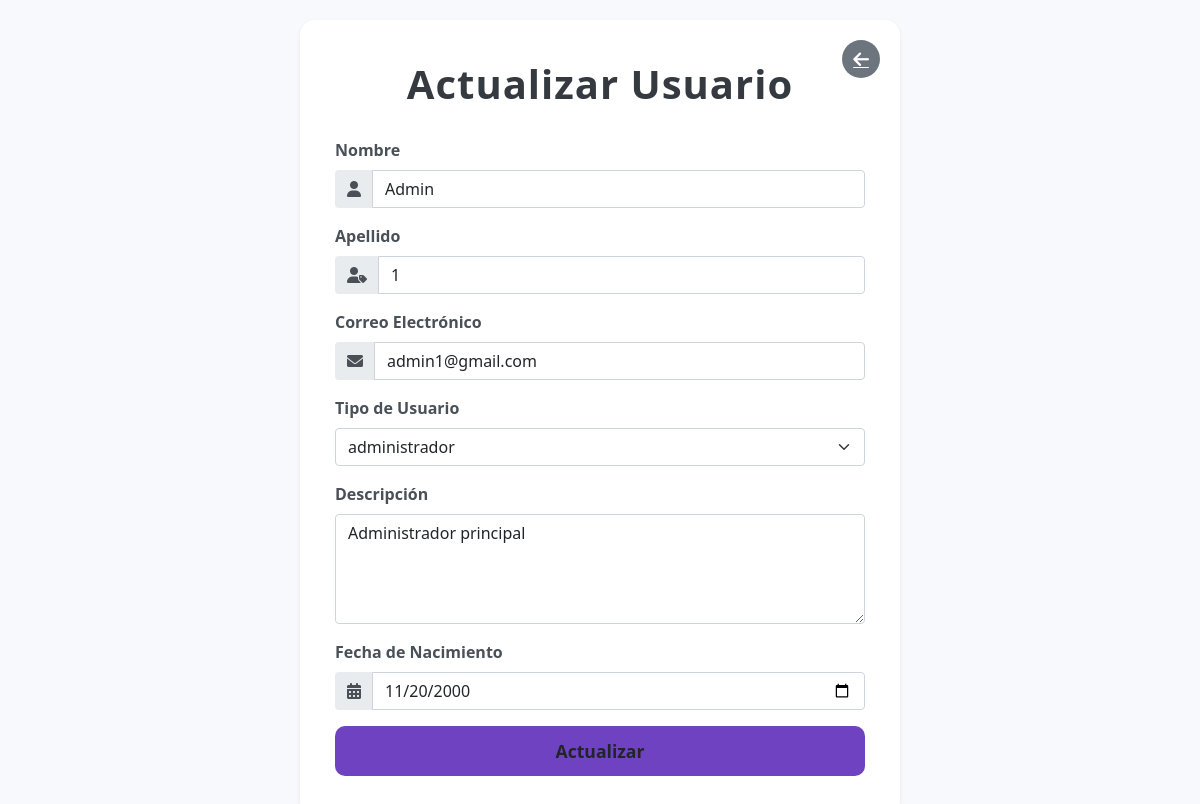
The app's page /CRUD/actualizar.php?id=6 (signed in) with its own data.
### tables this page shows
CREATE TABLE `usuarios` (
  `id` int(11) NOT NULL,
  `rol_id` int(11) NOT NULL,
  `correo` varchar(100) NOT NULL,
  `cedula` varchar(20) NOT NULL,
  `nombre` varchar(50) NOT NULL,
  `apellido` varchar(50) NOT NULL,
  `contrasena` varchar(255) NOT NULL,
  `fecha_registro` timestamp NOT NULL DEFAULT current_timestamp(),
  `imagen_perfil` varchar(255) DEFAULT NULL,
  `descripcion` text DEFAULT NULL,
  `fecha_nacimiento` date DEFAULT NULL
);

CREATE TABLE `roles` (
  `id` int(11) NOT NULL,
  `descripcion` varchar(50) NOT NULL
);

### CRUD/actualizar.php (the view, shortened to what this page needs)
<?php
include 'conexion.php';
$id = isset($_GET['id']) ? intval($_GET['id']) : 0;
$sql = "SELECT u.*, r.descripcion AS tipo_usuario FROM usuarios u
        JOIN roles r ON u.rol_id = r.id
        WHERE u.id = $id";
$resultado = $conn->query($sql);
$usuario = $resultado->fetch_assoc();
?>
<!DOCTYPE html>
<html lang="es">
<head>
    <link href="https://cdn.jsdelivr.net/npm/bootstrap@5.1.3/dist/css/bootstrap.min.css" rel="stylesheet" />
    <link href="https://cdnjs.cloudflare.com/ajax/libs/font-awesome/6.0.0-beta3/css/all.min.css" rel="stylesheet" />
</head>
<body>
    <div class="update-container shadow-sm">
        <a href="../perfil.php" class="btn-back" title="Volver al perfil">
            <i class="fas fa-arrow-left"></i>
        </a>
        <h1>Actualizar Usuario</h1>
        <form method="POST" novalidate>
            <div class="mb-3">
                <label for="nombre" class="form-label">Nombre</label>
                <div class="input-group">
                    <span class="input-group-text"><i class="fas fa-user"></i></span>
                    <input
                        type="text"
                        class="form-control"
                        id="nombre"
                        name="nombre"
                        value="<?= htmlspecialchars($usuario['nombre']) ?>"
                        required
                    />
                </div>
            </div>
            <div class="mb-3">
                <label for="apellido" class="form-label">Apellido</label>
                <div class="input-group">
                    <span class="input-group-text"><i class="fas fa-user-tag"></i></span>
                    <input
                        type="text"
                        class="form-control"
                        id="apellido"
                        name="apellido"
                        value="<?= htmlspecialchars($usuario['apellido']) ?>"
                        required
                    />
                </div>
            </div>
            <div class="mb-3">
                <label for="correo" class="form-label">Correo Electrónico</label>
                <div class="input-group">
                    <span class="input-group-text"><i class="fas fa-envelope"></i></span>
                    <input
                        type="email"
                        class="form-control"
                        id="correo"
                        name="correo"
                        value="<?= htmlspecialchars($usuario['correo']) ?>"
                        required
                    />
                </div>
            </div>
            <div class="mb-3">
                <label for="tipo_usuario" class="form-label">Tipo de Usuario</label>
                <select class="form-select" id="tipo_usuario" name="tipo_usuario" required>
                    <?php
                    $sql_roles = "SELECT * FROM roles";
                    $roles_resultado = $conn->query($sql_roles);
                    while ($rol = $roles_resultado->fetch_assoc()): ?>
                        <option value="<?= $rol['id'] ?>" <?= $usuario['rol_id'] == $rol['id'] ? 'selected' : '' ?>>
                            <?= htmlspecialchars($rol['descripcion']) ?>
                        </option>
                    <?php endwhile; ?>
                </select>
            </div>
            <div class="mb-3">
                <label for="descripcion" class="form-label">Descripción</label>
                <textarea
                    class="form-control"
                    id="descripcion"
                    name="descripcion"
                    rows="4"
                    placeholder="Agrega una breve descripción..."
                ><?= htmlspecialchars($usuario['descripcion']) ?></textarea>
            </div>
            <div class="mb-3">
                <label for="fecha_nacimiento" class="form-label">Fecha de Nacimiento</label>
                <div class="input-group">
                    <span class="input-group-text"><i class="fas fa-calendar-alt"></i></span>
                    <input
                        type="date"
                        class="form-control"
                        id="fecha_nacimiento"
                        name="fecha_nacimiento"
                        value="<?= htmlspecialchars($usuario['fecha_nacimiento']) ?>"
                        required
                    />
                </div>
            </div>
            <button type="submit" class="btn btn-update w-100">Actualizar</button>
        </form>
    </div>
</body>
</html>

### CRUD/actualizar.php (style rules this page uses)
body { background: #f7f9fc; min-height: 100vh; display: flex; align-items: center; justify-content: center; padding: 20px; font-family: 'Segoe UI', Tahoma, Geneva, Verdana, sans-serif; }
.update-container { background: #fff; padding: 40px 35px; border-radius: 15px; box-shadow: 0 8px 30px rgba(0, 0, 0, 0.12); max-width: 600px; width: 100%; position: relative; }
.btn-back { position: absolute; top: 20px; right: 20px; border-radius: 50%; width: 38px; height: 38px; display: flex; align-items: center; justify-content: center; font-size: 18px; background-color: #6c757d; color: white; transition: background-color 0.3s ease; }
h1 { font-weight: 700; margin-bottom: 30px; color: #343a40; text-align: center; letter-spacing: 1px; }
.form-label { font-weight: 600; color: #495057; }
.input-group-text { background-color: #e9ecef; border: none; color: #495057; }
.btn-update { background-color: #6f42c1; border: none; font-weight: 600; padding: 12px; font-size: 1.1rem; border-radius: 10px; transition: background-color 0.3s ease; }

### records on screen
usuarios: nombre "Admin", apellido "1", correo "admin1@gmail.com", tipo_usuario "administrador", descripcion "Administrador principal", fecha_nacimiento "11/20/2000"
